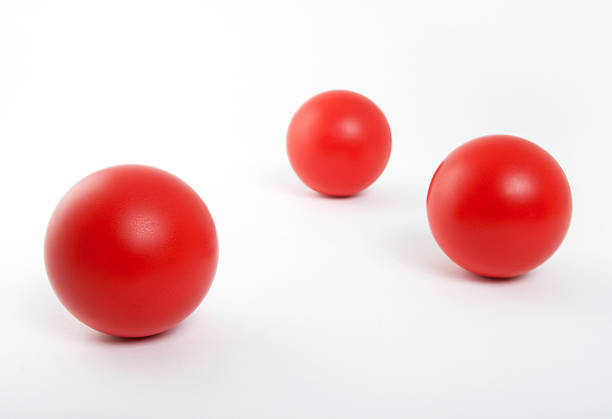
#> input picture images/red_balls_multi.jpg, 612 x 419 px
$ python circle_detect.py
#> lines starting #> are read from the running program, lines starting #| are printed output that depends on the picture; after the words box and inside, x2 and y2 are one past the last pixel; in counts of white or black regions, pixels touching at a corner belong together
# Circle Detection Test by Caleb Harris

# removing a path folder which messes with opencv import
#import sys
#sys.path.remove('/opt/ros/kinetic/lib/python2.7/dist-packages')

# importing packages
import cv2
import numpy as np

# Step 1:  Import the image
#img = cv2.imread('images/opencvlogo.png', cv2.IMREAD_COLOR)
# img = cv2.imread('images/green_ball.jpg', cv2.IMREAD_COLOR)
img = cv2.imread('images/red_balls_multi.jpg', cv2.IMREAD_COLOR)
#> img is the input picture: shape (419, 612, 3); mean B, G, R 209.2, 208.4, 240.4
# img = cv2.cvtColor(img, cv2.COLOR_BGR2RGB)
cv2.imshow("Initial Picture", img)
key = cv2.waitKey(0)
#> (key Esc is pressed here)

# Step 2:  Grayscale and Blur the image with a kernal size of 5
img2 = cv2.cvtColor(img, cv2.COLOR_RGB2GRAY)
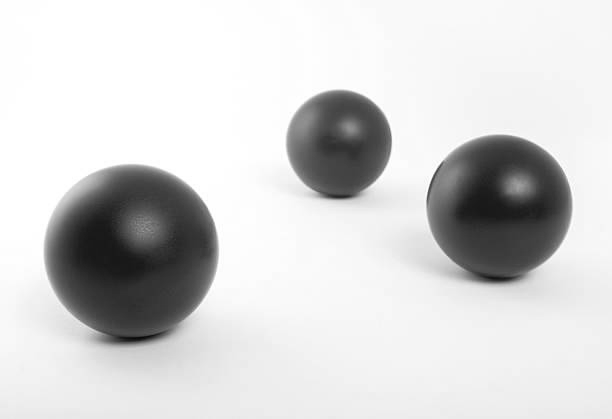
#> img2: shape (419, 612); min 8, max 255, mean 212.3
img2 = cv2.medianBlur(img2, 5)
cv2.imshow("Blurred Initial", img2)
key = cv2.waitKey(0)
#> (key Esc is pressed here)

# Step 3: Find circles
# circles = cv2.HoughCircles(img2, cv2.HOUGH_GRADIENT, 1, 20, param1=50,
#                            param2=30, minRadius=0, maxRadius=0)
circles = cv2.HoughCircles(img2, cv2.HOUGH_GRADIENT, 1, 50, param1=100, param2=80, minRadius=0,
                           maxRadius=0)
#> circles = [[501.5, 205.5, 70.1], [129.5, 251.5, 85.7], [339.5, 141.5, 52.2]]

print(circles.shape)
#| (1, 3, 3)

for i in circles[0,:]:
    # draw the outer circle
    cv2.circle(img, (i[0], i[1]), i[2], (0,0,255), 2)
    # draw the center of circle
    cv2.circle(img, (i[0], i[1]), 2, (0,0,255), 3)
#> this loop made 3 passes
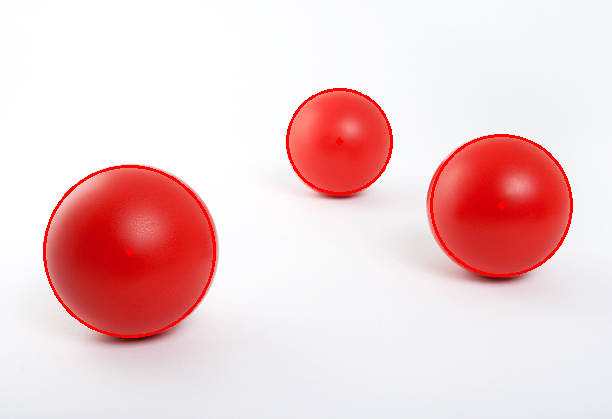
#> img: shape (419, 612, 3); 1.52% of pixels changed, all inside (x1, y1, x2, y2) = (43, 88, 573, 338)

cv2.imshow("Detected Circles", img)
cv2.waitKey(0)
cv2.destroyAllWindows()


# if key == 27:  # if ESC is pressed, exit loop
#    cv2.destroyAllWindows()

$ run again, with images/green_ball.jpg copied over images/red_balls_multi.jpg
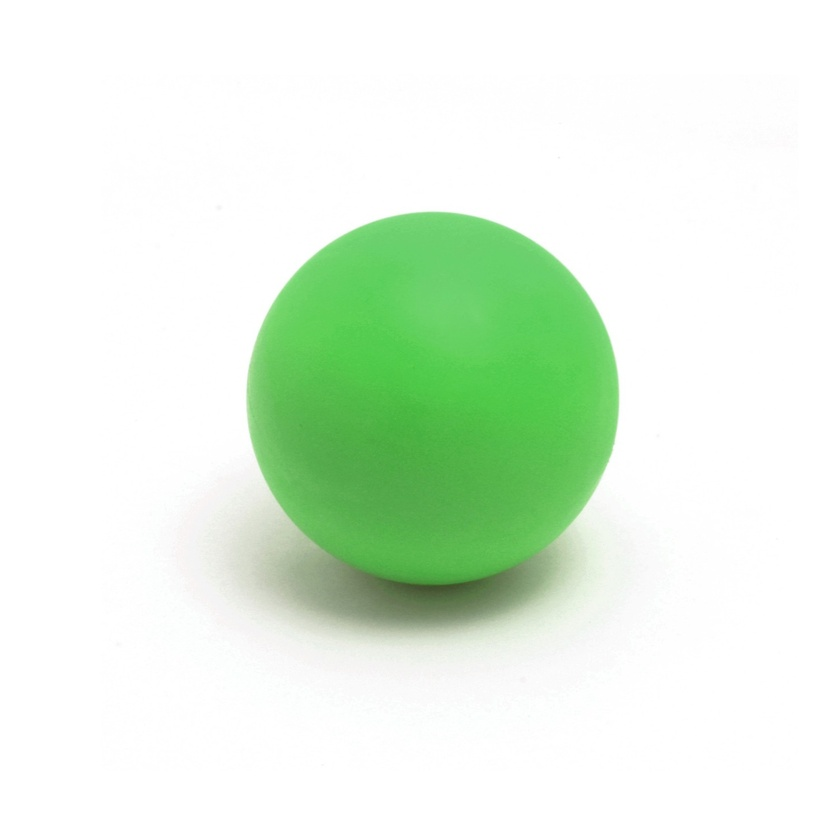
#> input picture images/green_ball.jpg, 840 x 840 px, shrunk from 1500 x 1500 before the run
#> img is the input picture: shape (840, 840, 3); mean B, G, R 224.4, 242.3, 226
#> `img2 = cv2.cvtColor(img, cv2.COLOR_RGB2GRAY)`:
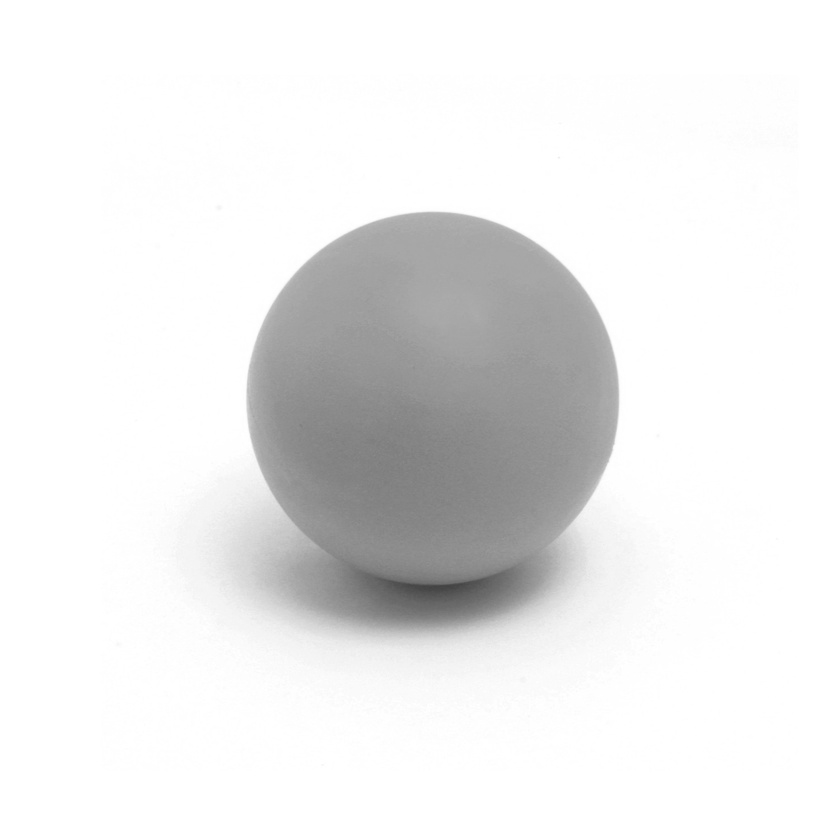
#> img2: shape (840, 840); min 66, max 255, mean 235.1
#> circles = [[431.5, 399.5, 185.4]]
#| (1, 1, 3)
#> the loop `for i in circles[0,:]:` made 1 pass
#> after the loop `for i in circles[0,:]:`:
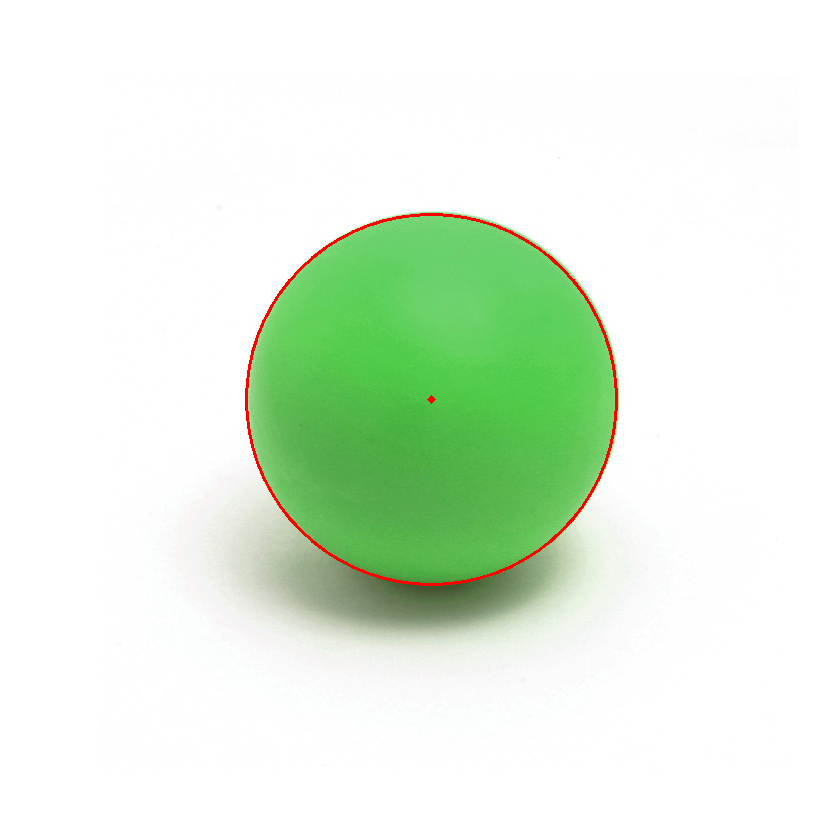
#> img: shape (840, 840, 3); 0.5% of pixels changed, all inside (x1, y1, x2, y2) = (245, 213, 618, 586)
